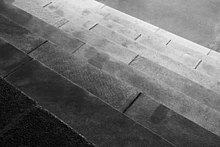
#> input picture OpenCV/gray_image.jpg, 220 x 147 px
$ python example_9.py
#> lines starting #> are read from the running program, lines starting #| are printed output that depends on the picture; after the words box and inside, x2 and y2 are one past the last pixel; in counts of white or black regions, pixels touching at a corner belong together
import cv2

#cv2.threshold(image,thresh,max_value,type)임계값을 기준으로 흑/백으로 분류하는 함수
"""
-image:처리할 Gray Sacle 이미지
-thresh: 임계 값(전체 픽셀에 적용)
-max_value: 임계 값을 넘엇을 때 적용할 값
-type:임계점을 처리하는 방식
THRESH_BINARY:임계 값보다 크면 max_value, 작으면 0
THRESH_BINARY_INV:임계 값보다 작으면 max_value, 크면 0
THRESH_TRUNC:임계 보다 크면 임계 값, 작으면 그대로
THRESH_TOZERO:임계 값보다 크면 그대로, 작으면 0
THRESH_TOZERO_INV:임계 값보다 크면 0, 작으면 그대로
"""

image = cv2.imread('gray_image.jpg',cv2.IMREAD_GRAYSCALE)
#> image is the input picture: shape (147, 220); min 0, max 255, mean 108.3

images = []
ret,thres1 = cv2.threshold(image,127,255,cv2.THRESH_BINARY)
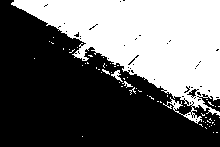
#> thres1: shape (147, 220); 40.9% white; 61 white regions (57 under 20 px), largest, box (x1, y1, x2, y2) and area: (11, 0, 220, 124) 12981, (111, 70, 123, 82) 57, (122, 81, 133, 88) 28, (102, 69, 110, 75) 21
ret,thres2 = cv2.threshold(image,127,255,cv2.THRESH_BINARY_INV)
ret,thres3 = cv2.threshold(image,127,255,cv2.THRESH_TRUNC)
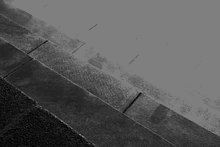
#> thres3: shape (147, 220); min 0, max 127, mean 89.3
ret,thres4 = cv2.threshold(image,127,255,cv2.THRESH_TOZERO)
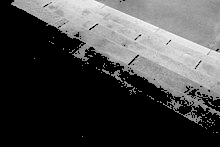
#> thres4: shape (147, 220); min 0, max 255, mean 71.1
ret,thres5 = cv2.threshold(image,127,255,cv2.THRESH_TOZERO_INV)
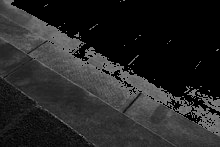
#> thres5: shape (147, 220); min 0, max 127, mean 37.3
images.append(thres1)
images.append(thres2)
images.append(thres3)
images.append(thres4)
images.append(thres5)

for i in images:
    cv2.imshow('Image',i)
    cv2.waitKey(0)
#> this loop made 5 passes
